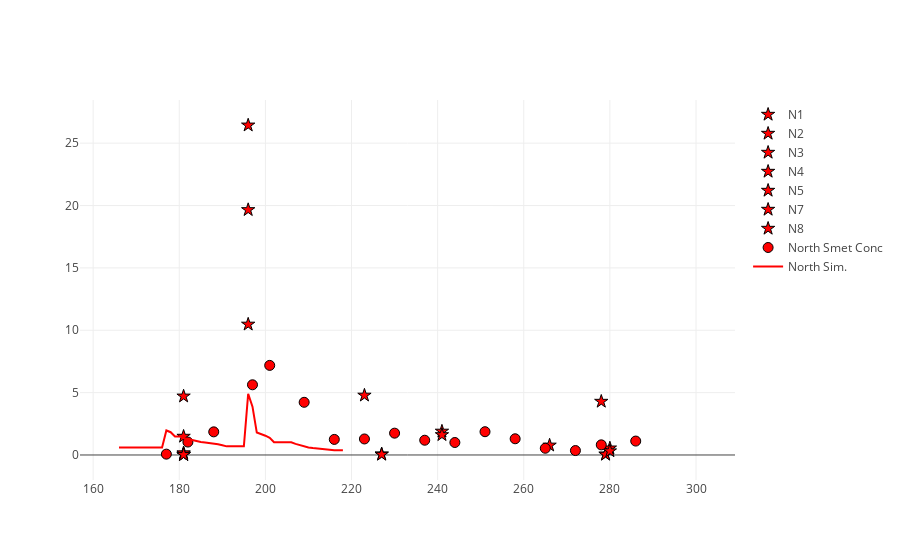

The cell this chart's notebook holds for it:
### Code cell
%matplotlib inline
import plotlycred
figname = 'SoilsConc.png'

online = False
if online:
    # fig = py.iplot(data) 
    fig = go.Figure(data=data) # , layout=layout)
    py.image.save_as(fig, filename=figname)
else:
    iplot(data)

### Figure 1 — Plotly figure (JSON) as saved in the notebook; plotly's stock layout.template omitted (floating-point values rounded to 4 significant figures; data arrays with more than 128 entries replaced by an {"elided": "..."} marker saying what was removed)
{"data": [{"marker": {"color": "red", "line": {"color": "black", "width": 1}, "size": 10, "symbol": "star"}, "mode": "markers", "name": "N1", "type": "scatter", "x": {"elided": "135 int values"}, "y": {"elided": "135 float values"}}, {"marker": {"color": "red", "line": {"color": "black", "width": 1}, "size": 10, "symbol": "star"}, "mode": "markers", "name": "N2", "type": "scatter", "x": {"elided": "135 int values"}, "y": {"elided": "135 float values"}}, {"marker": {"color": "red", "line": {"color": "black", "width": 1}, "size": 10, "symbol": "star"}, "mode": "markers", "name": "N3", "type": "scatter", "x": {"elided": "135 int values"}, "y": {"elided": "135 float values"}}, {"marker": {"color": "red", "line": {"color": "black", "width": 1}, "size": 10, "symbol": "star"}, "mode": "markers", "name": "N4", "type": "scatter", "x": {"elided": "135 int values"}, "y": {"elided": "135 float values"}}, {"marker": {"color": "red", "line": {"color": "black", "width": 1}, "size": 10, "symbol": "star"}, "mode": "markers", "name": "N5", "type": "scatter", "x": {"elided": "135 int values"}, "y": {"elided": "135 float values"}}, {"marker": {"color": "red", "line": {"color": "black", "width": 1}, "size": 10, "symbol": "star"}, "mode": "markers", "name": "N7", "type": "scatter", "x": {"elided": "135 int values"}, "y": {"elided": "135 float values"}}, {"marker": {"color": "red", "line": {"color": "black", "width": 1}, "size": 10, "symbol": "star"}, "mode": "markers", "name": "N8", "type": "scatter", "x": {"elided": "135 int values"}, "y": {"elided": "135 float values"}}, {"marker": {"color": "red", "line": {"color": "black", "width": 1}, "size": 10, "symbol": "circle"}, "mode": "markers", "name": "North Smet Conc", "type": "scatter", "x": {"elided": "135 int values"}, "y": {"elided": "135 float values"}}, {"marker": {"color": "red"}, "mode": "lines", "name": "North Sim.", "type": "scatter", "x": {"elided": "135 int values"}, "y": [0.6, 0.599, 0.599, 0.599, 0.599, 0.599, 0.599, 0.599, 0.599, 0.599, 0.5989, 1.968, 1.826, 1.488, 1.488, 1.358, 1.267, 1.169, 1.099, 1.048, 1.004, 0.9592, 0.9344, 0.8556, 0.7804, 0.6912, 0.6912, 0.6912, 0.6912, 0.6912, 4.91, 3.876, 1.8, 1.702, 1.546, 1.381, 1.022, 1.022, 1.022, 1.022, 1.022, 0.8875, 0.793, 0.6601, 0.5999, 0.5562, 0.525, 0.4409, 0.4086, 0.389, 0.389, 0.3775, 0.3774]}], "layout": {}}
